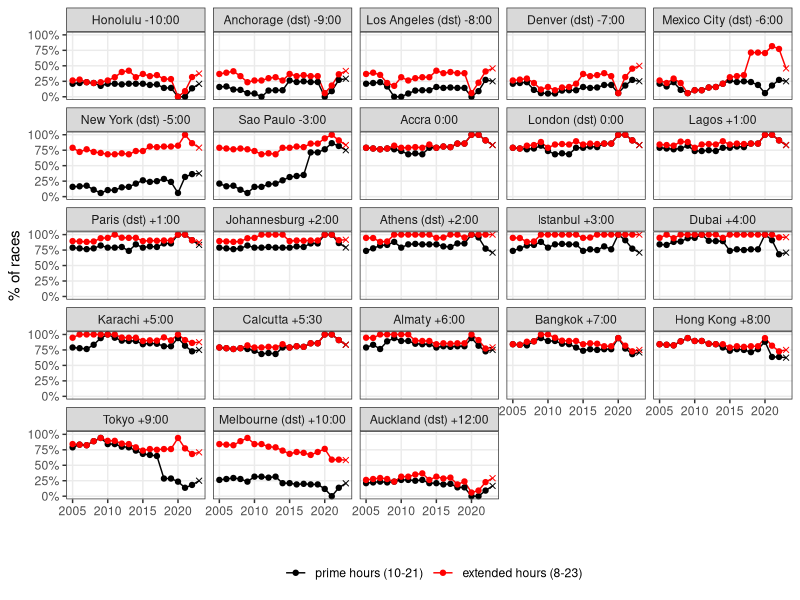
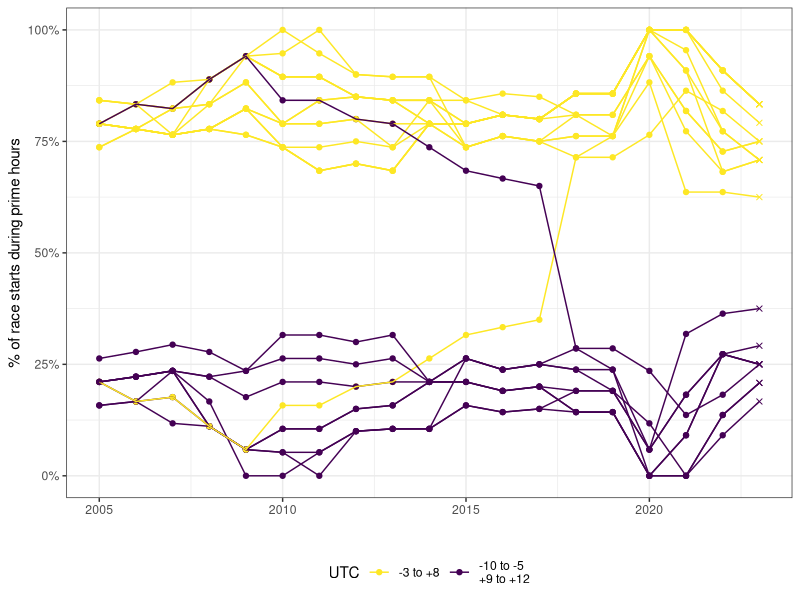
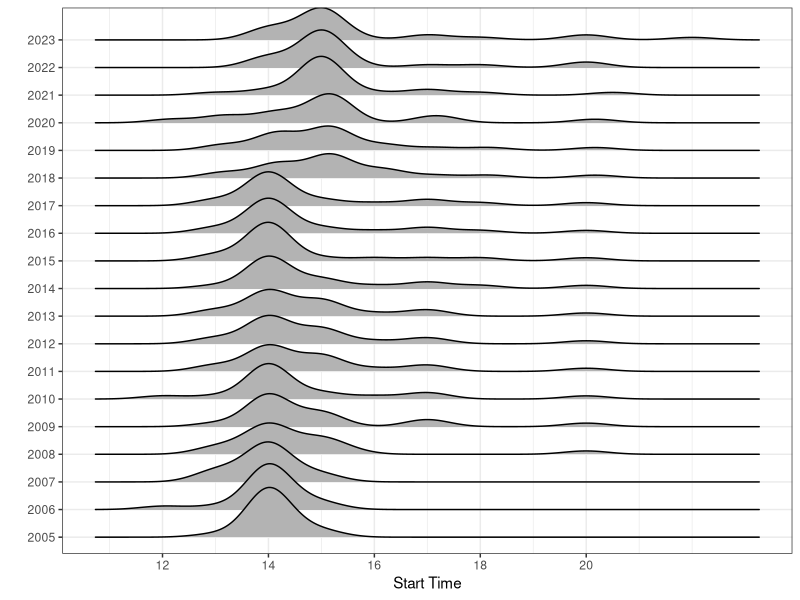
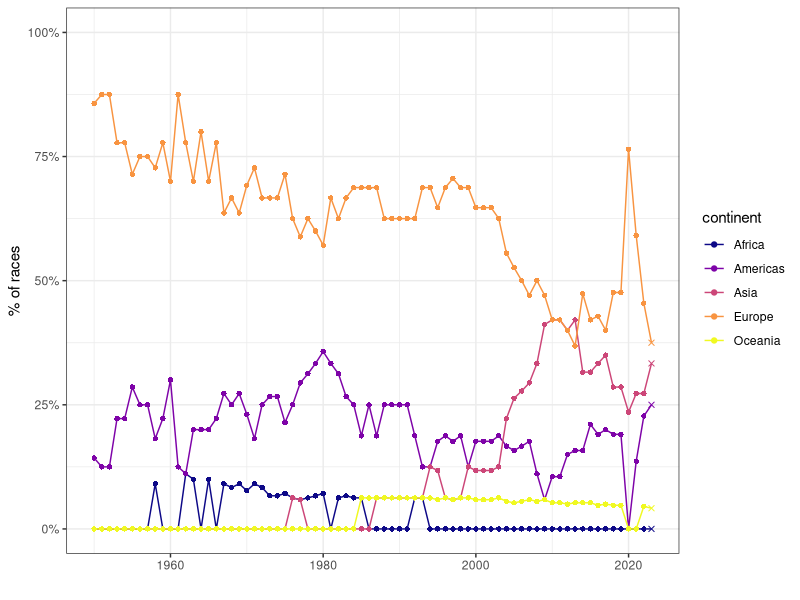
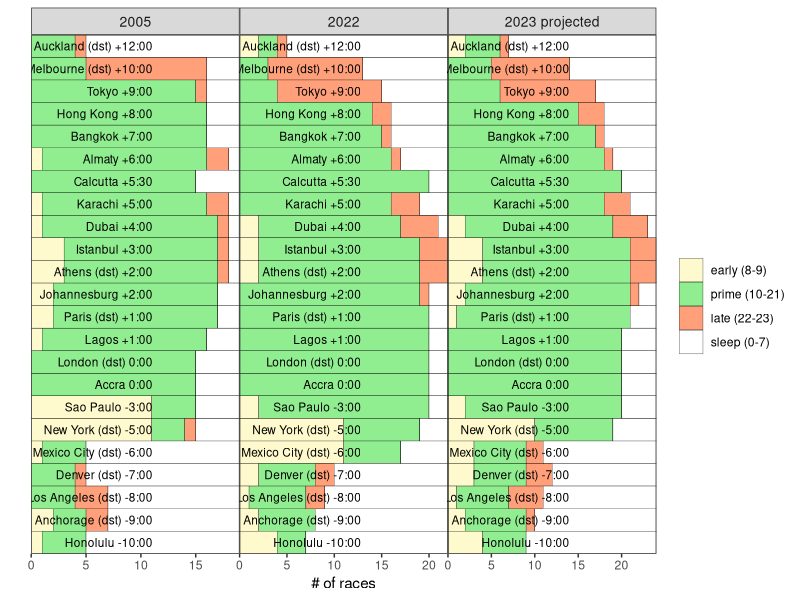

Generate these figures, in order, with R:
## ---- chunk 1
knitr::opts_chunk$set(echo = FALSE, warning = FALSE, message = FALSE)

library(tidyverse)
library(lubridate)
library(kableExtra)
library(ggridges)

## ---- chunk 2

### data
tzs <- read.csv("data (public)//f1 start times//tz.csv", na = "")
race.add <- read.csv("data (public)//f1 start times//race.add.csv", na = "") %>% 
  mutate(date = ymd(date),
         dt = ymd_hms(dt, tz = "UTC"))


### labels for timezones
tzs <- tzs %>% 
  mutate(lab = gsub("_", " ", map_chr(strsplit(tz, "/"), 2)),
         lab = paste0(lab, " ", ifelse(dst == "y", "(dst) ", ""), utc))


### all races with timezones
data.cx <- crossing(tzs %>% 
                      select(tz),
                    race.add %>% 
                      filter(year >= 2005) %>% 
                      select(raceId, year))

data.cx <- data.cx %>% 
  left_join(race.add %>% 
              select(raceId, dt),
            by = "raceId")

data.cx <- data.cx %>%
  mutate(tz.loc = map2(tz, dt, ~with_tz(.y, tzone = .x)),
         hr = map_int(tz.loc, hour))


### time group table
time.gp <- data.frame(hr = 0:23,
                      hr_gp = c(rep("sleep", 8),
                                rep("early", 2),
                                rep("prime", 12),
                                rep("late", 2))) %>% 
  mutate(hr_gp = factor(hr_gp, c("early", "prime", "late", "sleep")))


### group start times
data.cx.gp <- data.cx %>% 
  left_join(time.gp,
            by = "hr") %>% 
  count(tz, year, hr_gp) %>% 
  complete(tz = tzs$tz,
           year = 2005:2023,
           hr_gp = unique(time.gp$hr_gp),
           fill = list(n = 0)) %>% 
  group_by(tz, year) %>% 
  mutate(pct = n / sum(n)) %>% 
  ungroup() %>% 
  left_join(tzs %>% 
              select(tz, lab, utc, dst),
            by = "tz") %>% 
  mutate(utc.num = as.numeric(map_chr(strsplit(utc, ":"), 1)),
         tz = factor(tz, levels = tzs$tz))


### number of races by year and continent
race.cont <- race.add %>% 
  count(year, continent) %>% 
  complete(year = 1950:2023,
           continent = c("Africa",
                         "Americas",
                         "Asia",
                         "Europe",
                         "Oceania"),
           fill = list(n = 0)) %>% 
  group_by(year) %>% 
  mutate(pct = n / sum(n)) %>% 
  ungroup()

## ---- chunk 3

time.gp %>% 
  group_by(Category = hr_gp) %>% 
  summarise(start = min(hr),
            end = max(hr)) %>% 
  mutate(`Start Time` = paste0(start, ":00"),
         `End Time` = paste0(end, ":59")) %>% 
  select(Category,
         `Start Time`,
         `End Time`) %>% 
  kbl() %>%
  kable_styling(full_width = FALSE)

## ---- chunk 4

tzs %>% 
  select(Location = tz,
         UTC = utc,
         DST = dst) %>% 
  kbl() %>%
  kable_styling(full_width = FALSE)

## ---- chunk 5

# prime/extended for all tz over time - facet 
data.cx.gp %>% 
  filter(hr_gp %in% c("prime")) %>% 
  bind_rows(data.cx.gp %>% 
              filter(hr_gp %in% c("prime", "early", "late")) %>% 
              group_by(tz, lab, year) %>% 
              summarise(n = sum(n),
                        pct = sum(pct)) %>% 
              ungroup() %>% 
              mutate(hr_gp = c("prime - ext"))
  ) %>% 
  mutate(pt_shape = ifelse(year == 2023, 4, 19),
         lab = factor(lab, levels = tzs$lab)) %>% 
  ggplot(aes(x = year, y = pct, group = hr_gp, col = hr_gp)) +
  geom_line() +
  geom_point(aes(shape = pt_shape)) +
  scale_x_continuous(limits = c(2005, 2023),
                     breaks = seq(2005, 2025, by = 5)) +
  scale_y_continuous(limits = c(0, 1), labels = scales::percent_format(1)) +
  scale_color_manual(name = "", labels = c("prime hours (10-21)", "extended hours (8-23)"),
                       values = c("black", "red")) +
  scale_shape_identity() +
  facet_wrap(~ lab) +
  labs(x = "", y = "% of races") +
  theme_bw() +
  theme(panel.grid.minor.x = element_blank(),
        panel.grid.minor.y = element_blank(),
        legend.position = "bottom")

## ---- chunk 6

# group by utc
# good: Brazil/Argentina (-3) to China/Indonesia/Philippines (+8)
# bad:  Japan/Korea (+9) to New Zealand (+12 dst); Hawaii (-10) to New York (-5 dst)
# gain: sao paolo (-3)
# drop: tokyo (+9)
data.cx.gp %>% 
  mutate(utc.gp = ifelse(utc.num >= -3 &
                           utc.num <= 8,
                         "-3 to +8",
                         "-10 to -5\n+9 to +12"),
         pt_shape = ifelse(year == 2023, 4, 19)) %>% 
  filter(hr_gp == "prime") %>% 
  ggplot(aes(x = year, y = pct, group = tz, col = utc.gp)) +
  geom_point(aes(shape = pt_shape)) +
  geom_line() +
  scale_shape_identity() +
  scale_y_continuous(limits = c(0, 1), labels = scales::percent_format(1)) +
  scale_color_viridis_d(name = "UTC",
                       breaks = c("-3 to +8",
                                  "-10 to -5\n+9 to +12"),
                       labels = c("-3 to +8",
                                  "-10 to -5\n+9 to +12")) +
  labs(x = "", y = "% of race starts during prime hours") +
  theme_bw() +
  theme(legend.position = "bottom")

## ---- chunk 7

race.add %>% 
  filter(year >= 2005,
         year <= 2023) %>% 
  ggplot(aes(x = loc.hrmin, y = factor(year))) +
  ggridges::geom_density_ridges() +
  scale_x_continuous(breaks = seq(12, 21, by = 2)) +
  labs(x = "Start Time", y = "") +
  theme_bw()

## ---- chunk 8

### plot - race continent
race.cont %>% 
  mutate(x23 = ifelse(year == 2023, 4, 16)) %>% 
  ggplot(aes(x = year, y = pct, group = continent, col = continent)) +
  geom_line() +
  geom_point(aes(shape = x23)) +
  labs(x = "", y = "% of races") +
  scale_color_viridis_d(option = "plasma") +
  scale_shape_identity() +
  scale_y_continuous(labels = scales::percent_format(1),
                     limits = c(0, 1)) +
  theme_bw()

## ---- chunk 9

# compare 2005/2022/2023 - time groupings - bars with text
data.cx.gp %>% 
  mutate(lab = factor(lab, levels = tzs$lab),
         lab2 = factor(ifelse(hr_gp == "early", as.character(lab), NA), levels = tzs$lab)) %>% 
  group_by(tz, year) %>% 
  mutate(n.tot = sum(n)) %>% 
  ungroup() %>% 
  filter(year %in% c(2005, 2022, 2023)) %>% 
  mutate(year = ifelse(year == 2023, "2023 projected", year)) %>% 
  ggplot(aes(y = lab, x = n, fill = forcats::fct_rev(hr_gp))) +
  geom_bar(stat = "identity", width = 1, col = "black", size = 0.1) +
  geom_text(aes(label = lab2, x = n.tot / 3 * 1.75),
            size = 3,
            hjust = 1) +
  facet_wrap(~ year,
             scales = "free_x") +
  scale_x_continuous(expand = c(0, 0)) +
  scale_y_discrete(expand = c(0, 0)) +
  scale_fill_manual(name = "",
                    values = c("lemonchiffon", "lightgreen", "lightsalmon", "white"),
                    breaks = c("early", "prime", "late", "sleep"),
                    labels = c("early (8-9)",
                               "prime (10-21)",
                               "late (22-23)",
                               "sleep (0-7)")) +
  labs(x = "# of races", y = "") +
  theme_bw() +
  theme(panel.grid = element_blank(),
        axis.ticks.y = element_blank(),
        panel.spacing = unit(0, "lines"),
        axis.text.y = element_blank(),
        strip.text = element_text(size = 10))
